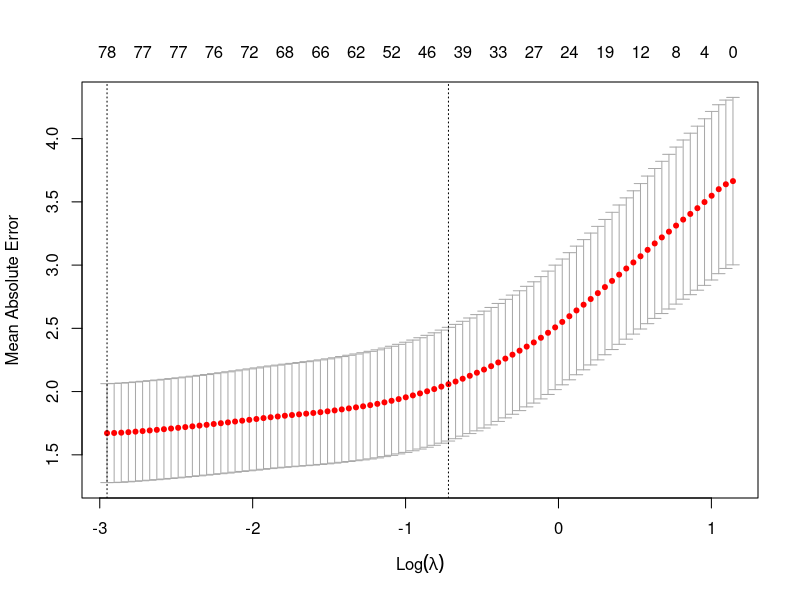

Write the R code that produced this figure.
## ---- chunk 1
#In the below cv.glmnet function, "x" represents a matrix of percent methylation values at each site and in each sample; "y" represents a vector of chronological ages associated with each sample. In order to recreate the results presented in the study, use the below "x's" and "y's" for each respective species.

library(glmnet)
library(data.table)

#For red snapper:
rsn_percent <- read.csv("rsn_percent_wide.csv")
rsn_percent_wide <- rsn_percent[,-1]
rownames(rsn_percent_wide) <- rsn_percent[,1]

x <- as.matrix(rsn_percent_wide[,-2177])
y <- rsn_percent_wide$Age

#For red grouper:
rdg_percent <- read.csv("rdg_percent_wide.csv")
rdg_percent_wide <- rdg_percent[,-1]
rownames(rdg_percent_wide) <- rdg_percent[,1]

x <- as.matrix(rdg_percent_wide[,-553])
y <- rdg_percent_wide$Age

MAEs <- NULL 

for (i in 1:100){
                 cv <- cv.glmnet(x = x, y = y, alpha = 0.5, nfolds = 10, type.measure="mae", family="gaussian", standardize=FALSE)  
                 MAEs <- cbind(MAEs, cv$cvm)
}

  MAEs <- data.frame(MAEs)
  rownames(MAEs) <- cv$lambda
  MAEs <- setDT(MAEs, keep.rownames = "lambda")[]
  MAEs$mean.mae <- rowMeans(MAEs[ ,c(2:101)])
  lambda.min <- min(MAEs$lambda)
  min.mae <- min(MAEs$mean.mae)

plot(cv)

#Get no. of CpG sites selected by the elastic net model
coefList <- coef(cv, s=cv$lambda.min)
coefList <- data.frame(coefList@Dimnames[[1]][coefList@i+1],coefList@x)
names(coefList) <- c('var','val')
coefList <- coefList[-1, ]
nrow(coefList)

#Make age predictions using final model
y_hat_enet <- predict(cv, newx=x, s="lambda.min")
